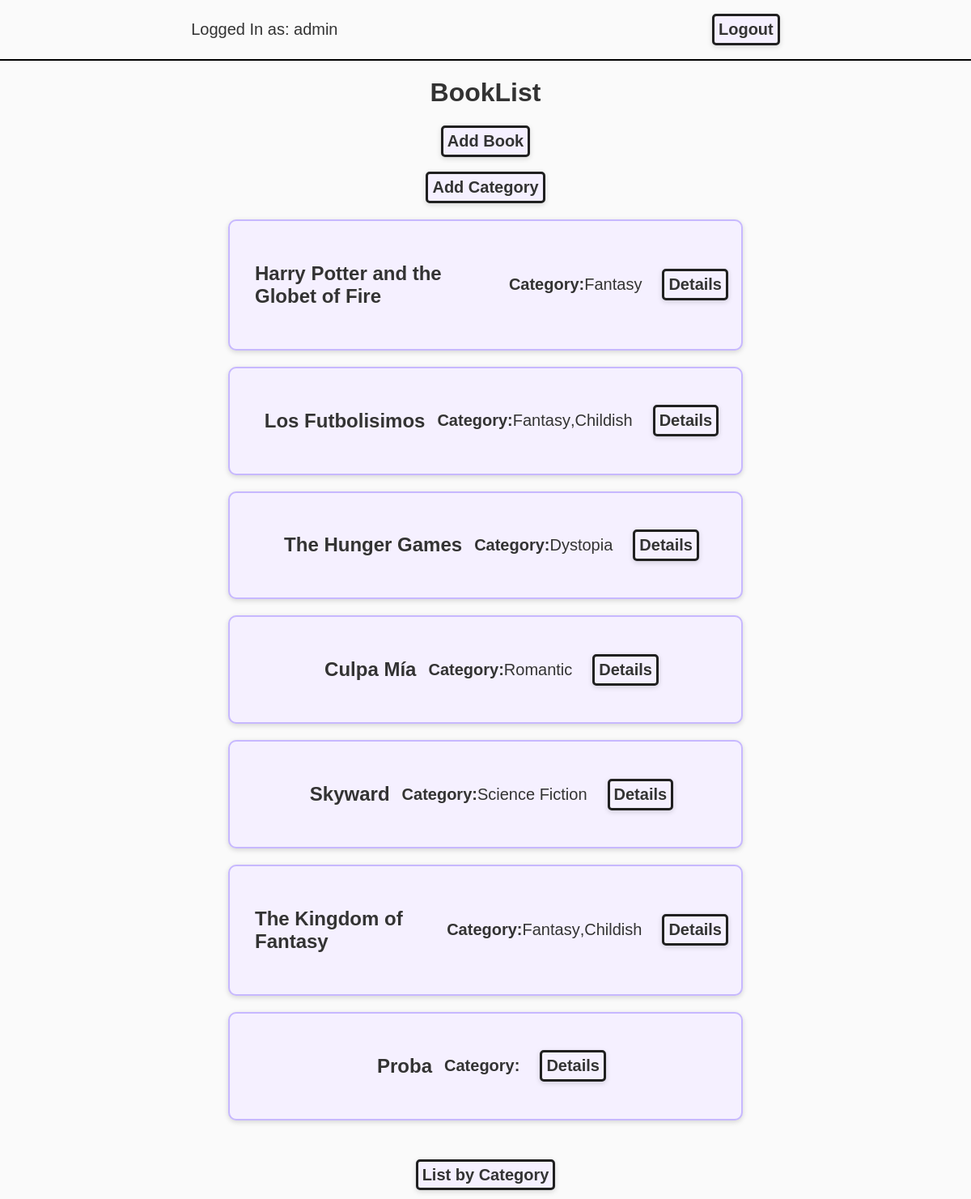
/bookList/ (signed in), run on the app's committed database.
### bookManager/models.py (models this page shows, shortened)
class Book(models.Model):
    title = models.CharField(max_length=100)
    resume = models.TextField(max_length=500)
    author = models.CharField(max_length=120)
    image = models.ImageField(upload_to="images", null=True, blank=True)
    category = models.ManyToManyField(Category, related_name="category")
    user = models.ForeignKey(User, null=True, on_delete=models.CASCADE)

class Category(models.Model):
    name = models.CharField(max_length=100)

### bookManager/views.py (the view)
# urls.py: path('bookList/', views.bookList,
@login_required
def bookList(request):
    books = Book.objects.all()
    category = Category.objects.all()
    return render(request, 'bookManager/bookList.html',{
        'books': books,
        'category': category,
    })

### bookManager/templates/bookManager/bookList.html (shortened to what this page needs)
<!doctype html>
<html lang="en">
  <head>
    {% load static %}
    <link rel="stylesheet" href="{% static 'bookManager/bookLis.css'%}" />
  </head>
  <body>
    <div class="log">
      <p>Logged In as: {{ user.username }}</p>
      <form action="{% url 'logoutuser' %}" method="post">
        <button type="submit" class="boton">Logout</button>
      </form>
    </div>
    <div class="titulo">
      <h1>BookList</h1>
      <a href="{% url 'createBook' %}" class="boton">Add Book</a>
      <br />
      <a href="{% url 'createCategory' %}" class="boton">Add Category</a>
    </div>
    {% for book in books %}
    <div class="container">
      <h2>{{ book.title }}</h2>
      <div class="categoria">
        <h4>Category:</h4>
        {% for category in book.category.all %}
        <span>{{ category.name }}</span>{% if not forloop.last %}, {% endif %}
        {% endfor %}
      </div>
      <a href="{% url 'book-detail-page' book.id %}" class="boton">Details</a>
    </div>
    {% endfor %}
    <br />
    <br />
    <a href="{% url 'categoryList' %}" class="boton">List by Category</a>
    <br />
    <br />
  </body>
</html>

### bookManager/static/bookManager/bookLis.css (style rules this page uses)
body { text-align: center; font-family: Arial, sans-serif; background-color: #fafafa; color: #333; margin: 0; padding: 0; }
.container { display: flex; flex-direction: row; align-items: center; border-bottom: 2px solid black; justify-content: center; border: 2px solid #c7b8ff; border-radius: 10px; padding: 16px; margin: 20px auto; max-width: 600px; background-color: #f5f0ff; box-shadow: 0 2px 6px rgba(0, 0, 0, 0.15); text-align: left; transition: box-shadow 0.2s; }
.container h2 { padding: 15px; }
.container a { margin-left: 10px; }
.categoria { display: flex; flex-direction: row; align-items: center; font-size: 20px; padding-right: 15px; }
.log { border-bottom: 2px solid black; padding: 5px; display: flex; flex-direction: row; align-items: center; justify-content: space-around; font-size: 20px; }
.boton { text-decoration: none; color: #333; border: 3px solid #202020; padding: 5px; border-radius: 5px; background-color: #f5f0ff; box-shadow: 0 2px 6px rgba(0, 0, 0, 0.15); font-weight: bold; font-size: 20px; }
.titulo { display: flex; flex-direction: column; align-items: center; justify-content: center; }

### data on the page
Book: title "Harry Potter and the Globet of Fire"
Category: name "Fantasy"
Book: title "Los Futbolisimos"
Category: name "Childish"
Book: title "The Hunger Games"
Category: name "Dystopia"
Book: title "Culpa Mía"
Category: name "Romantic"
Book: title "Skyward"
Category: name "Science Fiction"
Book: title "The Kingdom of Fantasy"
Book: title "Proba"

### other printed values
{{ user.username }} "admin"
